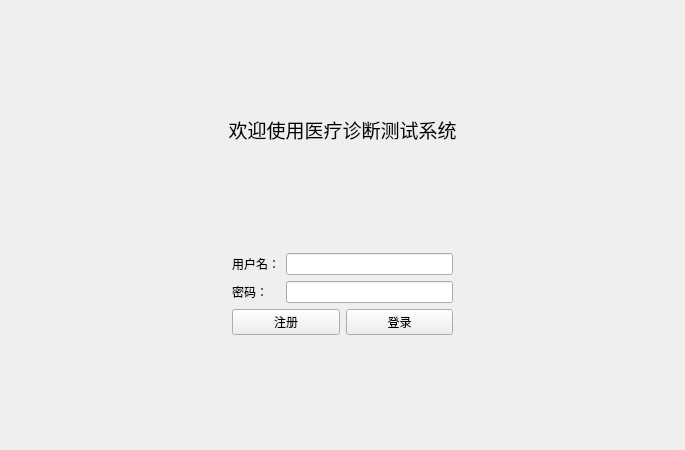
<?xml version="1.0" encoding="UTF-8"?>
<ui version="4.0">
 <class>LoginView</class>
 <widget class="QWidget" name="LoginView">
  <property name="geometry">
   <rect>
    <x>0</x>
    <y>0</y>
    <width>685</width>
    <height>450</height>
   </rect>
  </property>
  <property name="windowTitle">
   <string>登录</string>
  </property>
  <layout class="QGridLayout" name="gridLayout_3">
   <item row="0" column="0">
    <spacer name="verticalSpacer_3">
     <property name="orientation">
      <enum>Qt::Orientation::Vertical</enum>
     </property>
     <property name="sizeHint" stdset="0">
      <size>
       <width>20</width>
       <height>98</height>
      </size>
     </property>
    </spacer>
   </item>
   <item row="1" column="0">
    <widget class="QLabel" name="label_3">
     <property name="font">
      <font>
       <family>幼圆</family>
       <pointsize>14</pointsize>
      </font>
     </property>
     <property name="text">
      <string>欢迎使用医疗诊断测试系统</string>
     </property>
     <property name="alignment">
      <set>Qt::AlignmentFlag::AlignCenter</set>
     </property>
    </widget>
   </item>
   <item row="2" column="0">
    <spacer name="verticalSpacer_2">
     <property name="orientation">
      <enum>Qt::Orientation::Vertical</enum>
     </property>
     <property name="sizeHint" stdset="0">
      <size>
       <width>20</width>
       <height>99</height>
      </size>
     </property>
    </spacer>
   </item>
   <item row="3" column="0">
    <layout class="QHBoxLayout" name="horizontalLayout_3">
     <item>
      <spacer name="horizontalSpacer_3">
       <property name="orientation">
        <enum>Qt::Orientation::Horizontal</enum>
       </property>
       <property name="sizeHint" stdset="0">
        <size>
         <width>40</width>
         <height>20</height>
        </size>
       </property>
      </spacer>
     </item>
     <item>
      <layout class="QVBoxLayout" name="verticalLayout_2">
       <item>
        <layout class="QGridLayout" name="gridLayout_2">
         <item row="0" column="0">
          <widget class="QLabel" name="label_4">
           <property name="text">
            <string>用户名：</string>
           </property>
          </widget>
         </item>
         <item row="1" column="0">
          <widget class="QLabel" name="label_5">
           <property name="text">
            <string>密码：</string>
           </property>
          </widget>
         </item>
         <item row="1" column="1">
          <widget class="QLineEdit" name="inputUserPassword">
           <property name="echoMode">
            <enum>QLineEdit::EchoMode::Password</enum>
           </property>
          </widget>
         </item>
         <item row="0" column="1">
          <widget class="QLineEdit" name="inputUserName"/>
         </item>
        </layout>
       </item>
       <item>
        <layout class="QHBoxLayout" name="horizontalLayout_4">
         <item>
          <widget class="QPushButton" name="btSignUp">
           <property name="text">
            <string>注册</string>
           </property>
          </widget>
         </item>
         <item>
          <widget class="QPushButton" name="btSignIn">
           <property name="text">
            <string>登录</string>
           </property>
          </widget>
         </item>
        </layout>
       </item>
      </layout>
     </item>
     <item>
      <spacer name="horizontalSpacer_4">
       <property name="orientation">
        <enum>Qt::Orientation::Horizontal</enum>
       </property>
       <property name="sizeHint" stdset="0">
        <size>
         <width>40</width>
         <height>20</height>
        </size>
       </property>
      </spacer>
     </item>
    </layout>
   </item>
   <item row="4" column="0">
    <spacer name="verticalSpacer">
     <property name="orientation">
      <enum>Qt::Orientation::Vertical</enum>
     </property>
     <property name="sizeHint" stdset="0">
      <size>
       <width>20</width>
       <height>98</height>
      </size>
     </property>
    </spacer>
   </item>
  </layout>
 </widget>
 <resources/>
 <connections/>
</ui>
